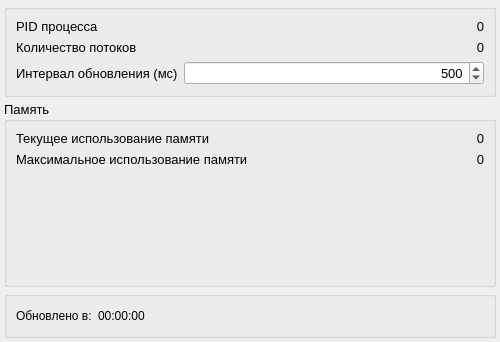
<?xml version="1.0" encoding="UTF-8"?>
<ui version="4.0">
 <class>ProcessInfoMonitor</class>
 <widget class="QWidget" name="ProcessInfoMonitor">
  <property name="geometry">
   <rect>
    <x>0</x>
    <y>0</y>
    <width>500</width>
    <height>342</height>
   </rect>
  </property>
  <property name="windowTitle">
   <string>О процессе</string>
  </property>
  <layout class="QVBoxLayout" name="verticalLayout">
   <property name="spacing">
    <number>4</number>
   </property>
   <property name="leftMargin">
    <number>4</number>
   </property>
   <property name="topMargin">
    <number>4</number>
   </property>
   <property name="rightMargin">
    <number>4</number>
   </property>
   <property name="bottomMargin">
    <number>4</number>
   </property>
   <item>
    <widget class="QGroupBox" name="groupBox_2">
     <property name="sizePolicy">
      <sizepolicy hsizetype="Preferred" vsizetype="Minimum">
       <horstretch>0</horstretch>
       <verstretch>0</verstretch>
      </sizepolicy>
     </property>
     <property name="title">
      <string/>
     </property>
     <layout class="QFormLayout" name="formLayout_2">
      <item row="2" column="0">
       <widget class="QLabel" name="label_2">
        <property name="font">
         <font>
          <pointsize>10</pointsize>
         </font>
        </property>
        <property name="text">
         <string>Интервал обновления (мс)</string>
        </property>
       </widget>
      </item>
      <item row="2" column="1">
       <widget class="QSpinBox" name="updateIntervalSpinbox">
        <property name="font">
         <font>
          <pointsize>10</pointsize>
         </font>
        </property>
        <property name="alignment">
         <set>Qt::AlignRight|Qt::AlignTrailing|Qt::AlignVCenter</set>
        </property>
        <property name="minimum">
         <number>10</number>
        </property>
        <property name="maximum">
         <number>100000</number>
        </property>
        <property name="value">
         <number>500</number>
        </property>
       </widget>
      </item>
      <item row="0" column="0">
       <widget class="QLabel" name="label_4">
        <property name="font">
         <font>
          <pointsize>10</pointsize>
         </font>
        </property>
        <property name="text">
         <string>PID процесса</string>
        </property>
       </widget>
      </item>
      <item row="0" column="1">
       <widget class="QLabel" name="processPIDLabel">
        <property name="font">
         <font>
          <pointsize>10</pointsize>
         </font>
        </property>
        <property name="text">
         <string>0</string>
        </property>
        <property name="alignment">
         <set>Qt::AlignRight|Qt::AlignTrailing|Qt::AlignVCenter</set>
        </property>
       </widget>
      </item>
      <item row="1" column="0">
       <widget class="QLabel" name="label_6">
        <property name="font">
         <font>
          <pointsize>10</pointsize>
         </font>
        </property>
        <property name="text">
         <string>Количество потоков</string>
        </property>
       </widget>
      </item>
      <item row="1" column="1">
       <widget class="QLabel" name="threadCountLabel">
        <property name="font">
         <font>
          <pointsize>10</pointsize>
         </font>
        </property>
        <property name="text">
         <string>0</string>
        </property>
        <property name="alignment">
         <set>Qt::AlignRight|Qt::AlignTrailing|Qt::AlignVCenter</set>
        </property>
       </widget>
      </item>
     </layout>
    </widget>
   </item>
   <item>
    <widget class="QGroupBox" name="groupBox">
     <property name="sizePolicy">
      <sizepolicy hsizetype="Preferred" vsizetype="Expanding">
       <horstretch>0</horstretch>
       <verstretch>0</verstretch>
      </sizepolicy>
     </property>
     <property name="font">
      <font>
       <pointsize>10</pointsize>
      </font>
     </property>
     <property name="title">
      <string>Память</string>
     </property>
     <layout class="QFormLayout" name="formLayout">
      <property name="formAlignment">
       <set>Qt::AlignRight|Qt::AlignTop|Qt::AlignTrailing</set>
      </property>
      <item row="0" column="0">
       <widget class="QLabel" name="label">
        <property name="font">
         <font>
          <pointsize>10</pointsize>
         </font>
        </property>
        <property name="text">
         <string>Текущее использование памяти</string>
        </property>
       </widget>
      </item>
      <item row="0" column="1">
       <widget class="QLabel" name="currentRamLabel">
        <property name="font">
         <font>
          <pointsize>10</pointsize>
         </font>
        </property>
        <property name="text">
         <string>0</string>
        </property>
        <property name="alignment">
         <set>Qt::AlignRight|Qt::AlignTrailing|Qt::AlignVCenter</set>
        </property>
       </widget>
      </item>
      <item row="1" column="0">
       <widget class="QLabel" name="label_3">
        <property name="font">
         <font>
          <pointsize>10</pointsize>
         </font>
        </property>
        <property name="text">
         <string>Максимальное использование памяти</string>
        </property>
       </widget>
      </item>
      <item row="1" column="1">
       <widget class="QLabel" name="maxRamLabel">
        <property name="font">
         <font>
          <pointsize>10</pointsize>
         </font>
        </property>
        <property name="text">
         <string>0</string>
        </property>
        <property name="alignment">
         <set>Qt::AlignRight|Qt::AlignTrailing|Qt::AlignVCenter</set>
        </property>
       </widget>
      </item>
     </layout>
    </widget>
   </item>
   <item>
    <widget class="QGroupBox" name="groupBox_3">
     <property name="title">
      <string/>
     </property>
     <layout class="QHBoxLayout" name="horizontalLayout">
      <item>
       <widget class="QLabel" name="label_5">
        <property name="text">
         <string>Обновлено в:</string>
        </property>
       </widget>
      </item>
      <item>
       <widget class="QLabel" name="lastUpdateTimeLabel">
        <property name="text">
         <string>00:00:00</string>
        </property>
       </widget>
      </item>
      <item>
       <spacer name="horizontalSpacer">
        <property name="orientation">
         <enum>Qt::Horizontal</enum>
        </property>
        <property name="sizeHint" stdset="0">
         <size>
          <width>344</width>
          <height>20</height>
         </size>
        </property>
       </spacer>
      </item>
     </layout>
    </widget>
   </item>
  </layout>
 </widget>
 <resources/>
 <connections/>
</ui>
